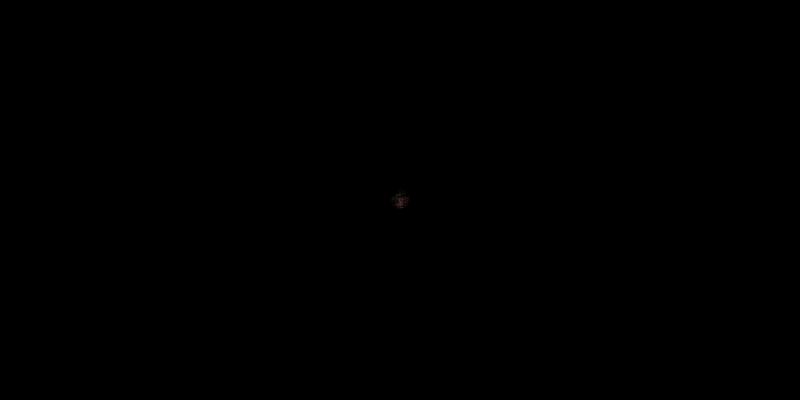
Frame 1 (no input)
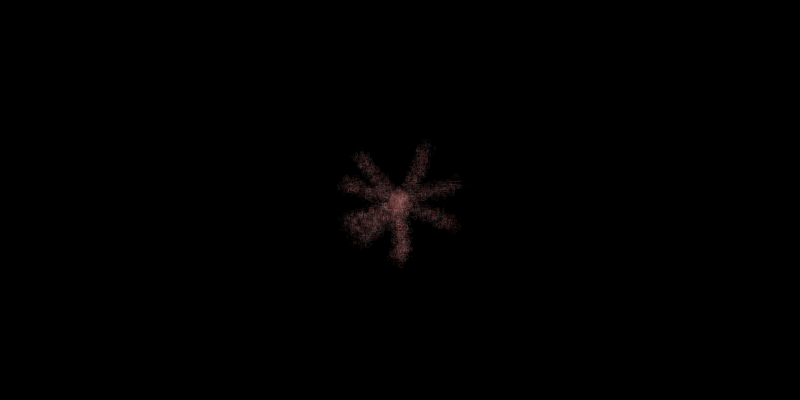
Frame 60 (the mouse pressed at the canvas centre just before this capture)
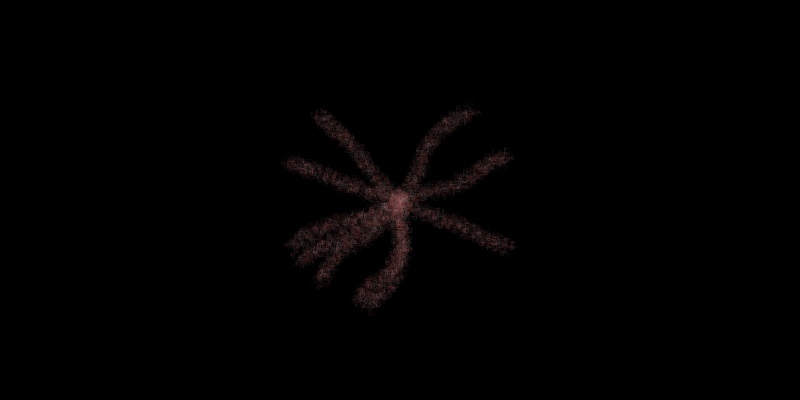
Frame 120 (the mouse held since frame 60 and released just before this capture)

The Processing sketch that drew these frames (run headless with seeded random() and noise(); from frame 60 on, the mouse is pressed at the canvas centre):

// Processing sketch: processing_70285
// ── processing_70285.pde

int num=10;
  int c = 0;
  
Bot b[] = new Bot[num];
void setup() {
  colorMode(HSB,100);
  size(800, 400); 
  background(0);
  smooth();

  for (int i=0;i<num;i++) {
    b[i] = new Bot();
  }
}

void draw() {
  for (int i=0;i<num;i++) {
    b[i].advance();
  }
  if(keyPressed){
    if(c<100){c+=1;}else{c=0;}
    background(0);
  }
}

class Bot {
  float xp=0;
  float yp=0;
  float t = 0;

  Bot() {
    initXY();
  }
 void initXY(){
    xp= width/2; //+ random(100)*sin(radians(random(360)));//random(width/2);
    yp= height/2; //+ random(100)*cos(radians(random(360)));//random(height/2);
    t = random(360);
   // c++;
   
 }
  void advance() {
    for (int i=0;i<360;i+=30 ) {
      stroke(c,random(80),random(100),random(10));  
      float x = random(10)*sin(radians(i));
      float y = random(10)*cos(radians(i));
      noFill();
    ellipse( xp+x, yp+y,random(5),random(5));  
      
      //line(xp, yp,);
    }
    xp+=1*cos(radians(t));
    yp+=1*sin(radians(t));

    t+=random(10)-5;
    
    if(xp>width || xp<0 ||yp>height || yp<0){initXY();}
    
  }
}
